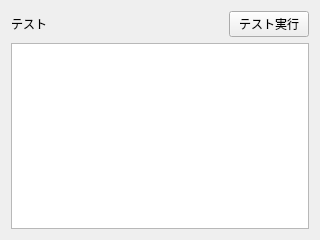
<?xml version="1.0" encoding="UTF-8"?>
<ui version="4.0">
 <class>ViewTestPage</class>
 <widget class="QFrame" name="ViewTestPage">
  <property name="geometry">
   <rect>
    <x>0</x>
    <y>0</y>
    <width>320</width>
    <height>240</height>
   </rect>
  </property>
  <property name="windowTitle">
   <string>Dialog</string>
  </property>
  <property name="frameShadow">
   <enum>QFrame::Raised</enum>
  </property>
  <layout class="QVBoxLayout" name="verticalLayout" stretch="0,0">
   <property name="spacing">
    <number>6</number>
   </property>
   <item>
    <layout class="QHBoxLayout" name="horizontalLayout_2">
     <item>
      <widget class="QLabel" name="label">
       <property name="text">
        <string>テスト</string>
       </property>
      </widget>
     </item>
     <item>
      <spacer name="horizontalSpacer">
       <property name="orientation">
        <enum>Qt::Horizontal</enum>
       </property>
       <property name="sizeHint" stdset="0">
        <size>
         <width>40</width>
         <height>20</height>
        </size>
       </property>
      </spacer>
     </item>
     <item>
      <widget class="QPushButton" name="testRun">
       <property name="text">
        <string>テスト実行</string>
       </property>
      </widget>
     </item>
    </layout>
   </item>
   <item>
    <widget class="QTextEdit" name="output"/>
   </item>
  </layout>
 </widget>
 <resources/>
 <connections/>
</ui>
